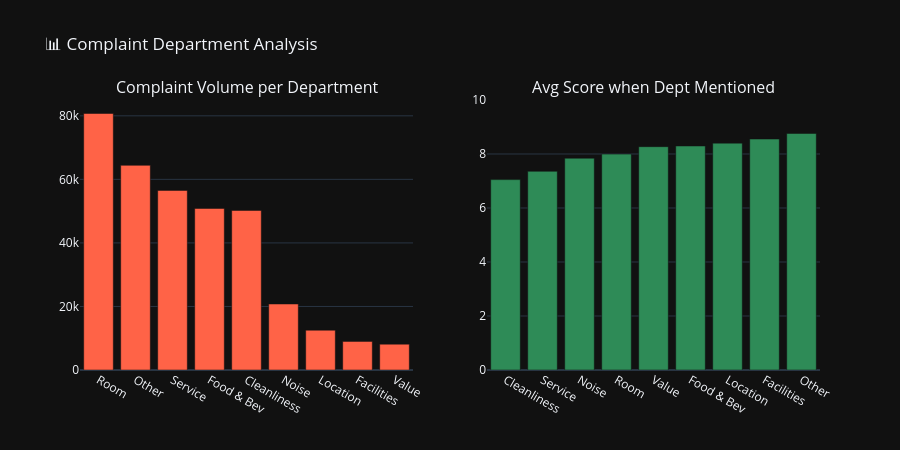

Write notebook code for a chart like this one.
### Markdown cell above
## 6. Complaint Category Breakdown (Interactive)

### Code cell
complaint_complaints = df[df['Negative_Review'].str.len() > 10]
cat_counts = complaint_complaints['complaint_cat'].value_counts().reset_index()
cat_counts.columns = ['Category', 'Count']

cat_score = complaint_complaints.groupby('complaint_cat')['Reviewer_Score'].mean().reset_index()
cat_score.columns = ['Category', 'Avg_Score']
cat_data = cat_counts.merge(cat_score, on='Category').sort_values('Count', ascending=False)

fig = make_subplots(rows=1, cols=2,
                    subplot_titles=('Complaint Volume per Department', 'Avg Score when Dept Mentioned'),
                    specs=[[{'type': 'bar'}, {'type': 'bar'}]])

fig.add_trace(go.Bar(
    x=cat_data['Category'], y=cat_data['Count'],
    marker_color='tomato', name='Count',
    hovertemplate='%{x}<br>Complaints: %{y:,}<extra></extra>'
), row=1, col=1)

score_sorted = cat_data.sort_values('Avg_Score')
fig.add_trace(go.Bar(
    x=score_sorted['Category'], y=score_sorted['Avg_Score'],
    marker_color=['tomato' if v < 6 else 'orange' if v < 7 else 'seagreen'
                  for v in score_sorted['Avg_Score']],
    name='Avg Score',
    hovertemplate='%{x}<br>Avg Score: %{y:.2f}<extra></extra>'
), row=1, col=2)

fig.update_layout(title='📊 Complaint Department Analysis', height=450, showlegend=False)
fig.update_yaxes(range=[0, 10], row=1, col=2)
fig.show()

### Figure 1 — Plotly figure (JSON) as saved in the notebook; plotly's stock layout.template omitted (floating-point values rounded to 4 significant figures)
{"data": [{"hovertemplate": "%{x}<br>Complaints: %{y:,}<extra></extra>", "marker": {"color": "tomato"}, "name": "Count", "x": ["Room", "Other", "Service", "Food & Bev", "Cleanliness", "Noise", "Location", "Facilities", "Value"], "y": [80734, 64421, 56522, 50850, 50219, 20769, 12530, 8987, 8117], "type": "bar", "xaxis": "x", "yaxis": "y"}, {"hovertemplate": "%{x}<br>Avg Score: %{y:.2f}<extra></extra>", "marker": {"color": ["seagreen", "seagreen", "seagreen", "seagreen", "seagreen", "seagreen", "seagreen", "seagreen", "seagreen"]}, "name": "Avg Score", "x": ["Cleanliness", "Service", "Noise", "Room", "Value", "Food & Bev", "Location", "Facilities", "Other"], "y": [7.051, 7.359, 7.844, 7.995, 8.271, 8.297, 8.402, 8.553, 8.761], "type": "bar", "xaxis": "x2", "yaxis": "y2"}], "layout": {"xaxis": {"anchor": "y", "domain": [0.0, 0.45]}, "yaxis": {"anchor": "x", "domain": [0.0, 1.0]}, "xaxis2": {"anchor": "y2", "domain": [0.55, 1.0]}, "yaxis2": {"anchor": "x2", "domain": [0.0, 1.0], "range": [0, 10]}, "annotations": [{"font": {"size": 16}, "showarrow": false, "text": "Complaint Volume per Department", "x": 0.225, "xanchor": "center", "xref": "paper", "y": 1.0, "yanchor": "bottom", "yref": "paper"}, {"font": {"size": 16}, "showarrow": false, "text": "Avg Score when Dept Mentioned", "x": 0.775, "xanchor": "center", "xref": "paper", "y": 1.0, "yanchor": "bottom", "yref": "paper"}], "title": {"text": "📊 Complaint Department Analysis"}, "height": 450, "showlegend": false}}
